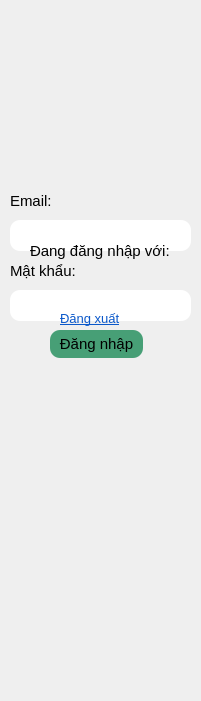
<?xml version="1.0" encoding="UTF-8"?>
<ui version="4.0">
 <class>accountStaff</class>
 <widget class="QMainWindow" name="accountStaff">
  <property name="geometry">
   <rect>
    <x>0</x>
    <y>0</y>
    <width>201</width>
    <height>701</height>
   </rect>
  </property>
  <property name="windowTitle">
   <string>Account Staff</string>
  </property>
  <property name="styleSheet">
   <string notr="true">QLabel{font-size: 15px; } QPushButton, QLineEdit{border-radius: 10px; font-size: 15px; }</string>
  </property>
  <widget class="QWidget" name="centralwidget">
   <widget class="QGroupBox" name="groupLogin">
    <property name="enabled">
     <bool>true</bool>
    </property>
    <property name="geometry">
     <rect>
      <x>0</x>
      <y>180</y>
      <width>201</width>
      <height>191</height>
     </rect>
    </property>
    <property name="styleSheet">
     <string notr="true">QPushButton:hover{color: white;} QLineEdit{padding: 5px 10px} QGroupBox{border: none}</string>
    </property>
    <property name="title">
     <string/>
    </property>
    <widget class="QLabel" name="label">
     <property name="geometry">
      <rect>
       <x>10</x>
       <y>10</y>
       <width>81</width>
       <height>21</height>
      </rect>
     </property>
     <property name="text">
      <string>Email:</string>
     </property>
    </widget>
    <widget class="QLineEdit" name="email">
     <property name="geometry">
      <rect>
       <x>10</x>
       <y>40</y>
       <width>181</width>
       <height>31</height>
      </rect>
     </property>
    </widget>
    <widget class="QLabel" name="label_2">
     <property name="geometry">
      <rect>
       <x>10</x>
       <y>80</y>
       <width>81</width>
       <height>21</height>
      </rect>
     </property>
     <property name="text">
      <string>Mật khẩu:</string>
     </property>
    </widget>
    <widget class="QLineEdit" name="password">
     <property name="geometry">
      <rect>
       <x>10</x>
       <y>110</y>
       <width>181</width>
       <height>31</height>
      </rect>
     </property>
    </widget>
    <widget class="QPushButton" name="btnLogin">
     <property name="geometry">
      <rect>
       <x>50</x>
       <y>150</y>
       <width>93</width>
       <height>28</height>
      </rect>
     </property>
     <property name="styleSheet">
      <string notr="true">background: #479f76</string>
     </property>
     <property name="text">
      <string>Đăng nhập</string>
     </property>
    </widget>
   </widget>
   <widget class="QGroupBox" name="groupInfo">
    <property name="geometry">
     <rect>
      <x>0</x>
      <y>220</y>
      <width>201</width>
      <height>111</height>
     </rect>
    </property>
    <property name="styleSheet">
     <string notr="true">font-size: 15px; border: none</string>
    </property>
    <property name="title">
     <string/>
    </property>
    <widget class="QLabel" name="label_3">
     <property name="geometry">
      <rect>
       <x>30</x>
       <y>20</y>
       <width>151</width>
       <height>21</height>
      </rect>
     </property>
     <property name="text">
      <string>Đang đăng nhập với:</string>
     </property>
    </widget>
    <widget class="QPushButton" name="nameStaff">
     <property name="geometry">
      <rect>
       <x>10</x>
       <y>50</y>
       <width>171</width>
       <height>28</height>
      </rect>
     </property>
     <property name="styleSheet">
      <string notr="true">background: none; font-size: 18px</string>
     </property>
     <property name="text">
      <string/>
     </property>
    </widget>
    <widget class="QLabel" name="logout">
     <property name="geometry">
      <rect>
       <x>60</x>
       <y>90</y>
       <width>61</width>
       <height>16</height>
      </rect>
     </property>
     <property name="styleSheet">
      <string notr="true">font-size: 13px; color: #0a58ca; text-decoration: underline;</string>
     </property>
     <property name="text">
      <string>Đăng xuất</string>
     </property>
    </widget>
   </widget>
  </widget>
 </widget>
 <resources/>
 <connections/>
</ui>
